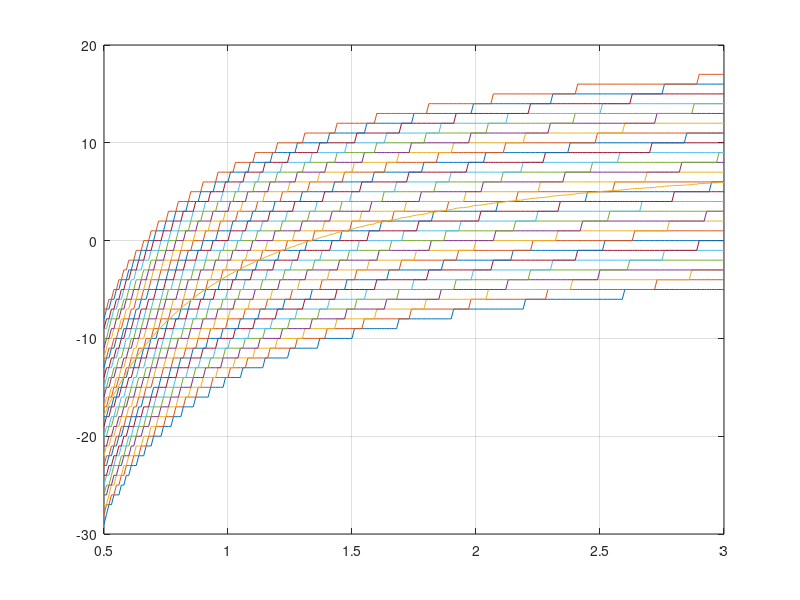

The MATLAB script that drew this image:
P=linspace(0,1.5,30);
f=0.008;
P0=1/f;
u=2;
a=0.005;
L=0.008;
pixel_size = 2.8e-6;
PP=P+P0;

distance = 0.5:0.01:3;
RR=zeros(1,length(distance));
for i =1:length(PP)
    R=round((PP(i).*L*a-L*a./distance-a)/pixel_size);
    plot(distance,R)
    hold on
    RR=R+RR;
%     RR=[RR,sum(R)];
end
grid on 
% xticks(0.5:0.01:3)
hold on
plot(0.5:0.01:3,RR/length(PP))
% hold on
% plot(range(2:length(range)-1),0.01./(RR(2:length(range)-1)-RR(1:length(range)-2)))
% aa = 0.002:0.0001:0.005;
% [F,A]=meshgrid(PP,aa);
% R=abs(1./(F.*L.*A-A.*L/u-A));
% mesh(F,A,R)
